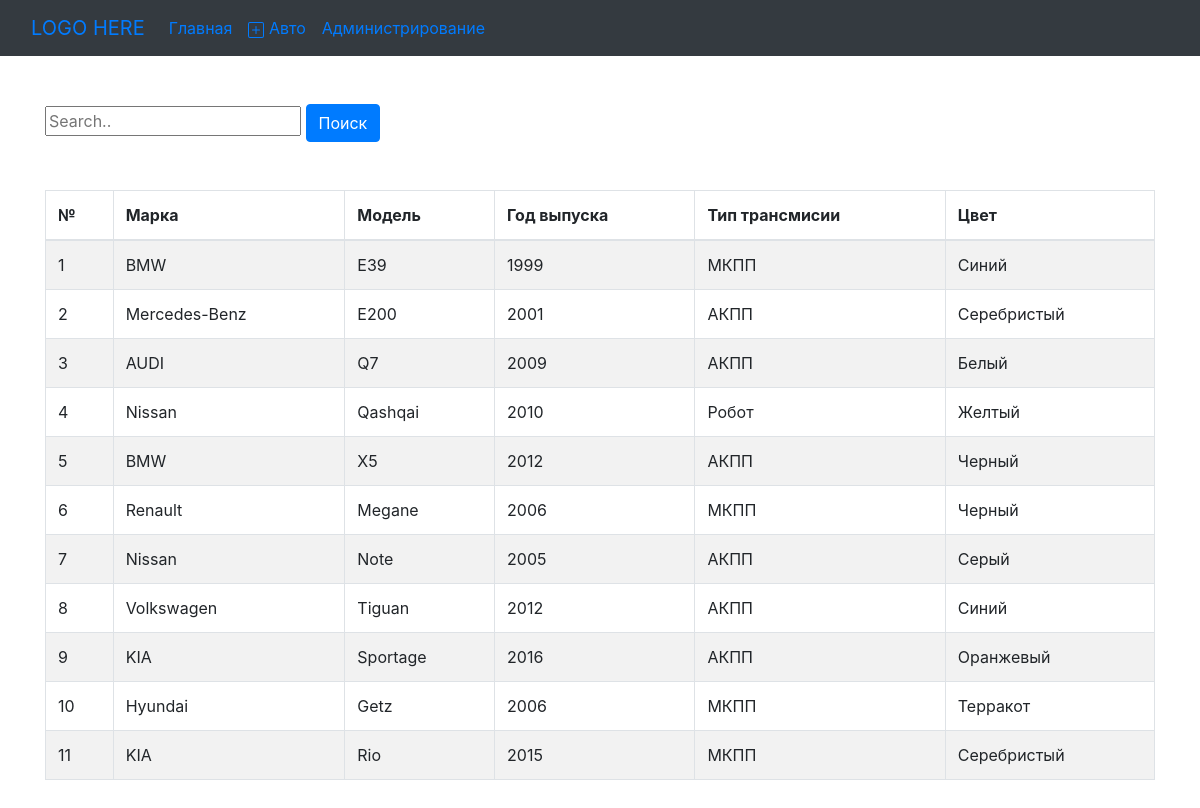
The page / on the database its author committed.
### auto/models.py (models this page shows, shortened)
class Car(models.Model):
    car_brand = models.CharField(max_length=255,
                                 verbose_name="Марка авто")
    model = models.CharField(max_length=255,
                             verbose_name="Модель авто")
    year_of_issue = models.IntegerField(verbose_name="Год выпуска")
    gear_box = models.SmallIntegerField(choices=[(1, 'МКПП'), (2, 'АКПП'), (3, 'Робот')],
                                        verbose_name="Тип КПП")
    color = models.CharField(max_length=255,
                             verbose_name="Цвет кузова")
    class Meta:
        verbose_name = "Машина"
        verbose_name_plural = "Машины"

### auto/views.py (the view)
# urls.py: path('', views.CarList.as_view(), name='index'),
class CarList(ListView):
    model = Car
    template_name = "index.html"

### auto/templates/auto/index.html (shortened to what this page needs)
{% extends "base.html" %}
{% block content %}
<form action="/" method="get">
    <input type="text" name="q" placeholder="Search..">
    <button type="submit" class="btn btn-primary">Поиск</button>
</form>
<table border="1" cellspacing="0" class="table table-bordered table-striped mt-5">
    <thead>
        <tr>
            <th>№</th>
            <th>Марка</th>
            <th>Модель</th>
            <th>Год выпуска</th>
            <th>Тип трансмисии</th>
            <th>Цвет</th>
        </tr>
    </thead>
    {% for car in object_list %}
    <tr>
        <td>{{ forloop.counter }}</td>
        <td>{{ car.car_brand}}</td>
        <td>{{ car.model }}</td>
        <td>{{ car.year_of_issue}}</td>
        <td>{{ car.get_gear_box_display }}</td>
        <td>{{ car.color }}</td>
    </tr>
    {% endfor %}
</table>
{% endblock %}

### auto/templates/auto/base.html (shortened to what this page needs)
<!DOCTYPE html>
<html lang="en">
<head>
    <link rel="stylesheet" href="https://stackpath.bootstrapcdn.com/bootstrap/4.3.1/css/bootstrap.min.css">
</head>
<body>
    <header>
        <nav class="navbar navbar-expand-lg navbar-inverse bg-dark">
            <div class="container-fluid">
                <span class="navbar-brand" style="color:#007BFF">LOGO HERE</span>
                <div class="collapse navbar-collapse" id="navbarNav">
                    <ul class="navbar-nav">
                        <li class="nav-item">
                            <a class="nav-link" href="/">Главная</a>
                        </li>
                        <li class="nav-item">
                            <a class="nav-link" href="car_new">
                            Авто</a>
                        </li>
                        <li class="nav-item">
                            <a class="nav-link" href="/admin/">Администрирование</a>
                        </li>
                    </ul>
                </div>
            </div>
        </nav>
    </header>
    <main>
            <div class="container">
                <div class="row mt-5">
                    <div class="col-md-12 mb-5">
                        {% block content %}
                        {% endblock %}
                    </div>
                </div>
            </div>
    </main>
</body>
</html>

### rows shown on the page
Car: car_brand "BMW", model "E39", year_of_issue "1999", gear_box "МКПП", color "Синий"
Car: car_brand "Mercedes-Benz", model "E200", year_of_issue "2001", gear_box "АКПП", color "Серебристый"
Car: car_brand "AUDI", model "Q7", year_of_issue "2009", gear_box "АКПП", color "Белый"
Car: car_brand "Nissan", model "Qashqai", year_of_issue "2010", gear_box "Робот", color "Желтый"
Car: car_brand "BMW", model "X5", year_of_issue "2012", gear_box "АКПП", color "Черный"
Car: car_brand "Renault", model "Megane", year_of_issue "2006", gear_box "МКПП", color "Черный"
Car: car_brand "Nissan", model "Note", year_of_issue "2005", gear_box "АКПП", color "Серый"
Car: car_brand "Volkswagen", model "Tiguan", year_of_issue "2012", gear_box "АКПП", color "Синий"
Car: car_brand "KIA", model "Sportage", year_of_issue "2016", gear_box "АКПП", color "Оранжевый"
Car: car_brand "Hyundai", model "Getz", year_of_issue "2006", gear_box "МКПП", color "Терракот"
Car: car_brand "KIA", model "Rio", year_of_issue "2015", gear_box "МКПП", color "Серебристый"
